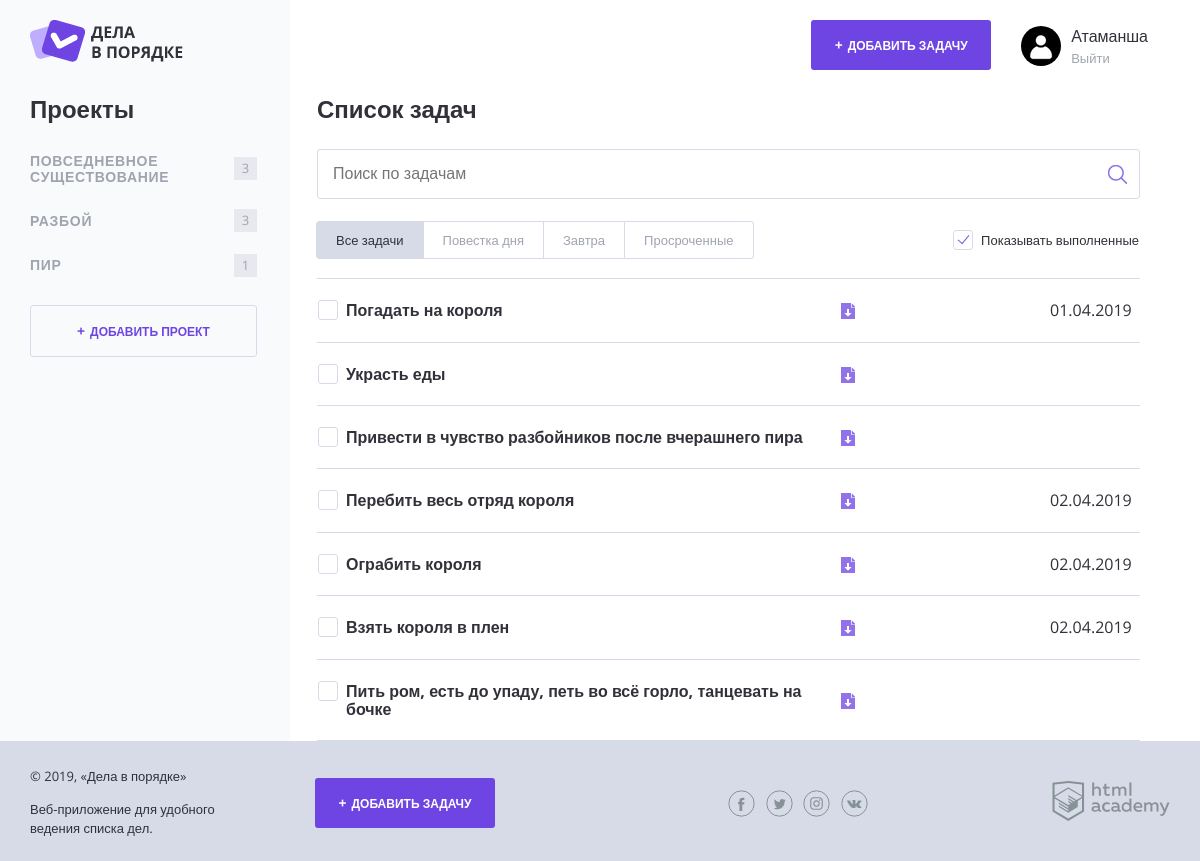
Screenshot of / (signed in) with the database file from the repository.
### tables this page shows
CREATE TABLE categories (
  id INT AUTO_INCREMENT PRIMARY KEY,
  name CHAR(128) NOT NULL,
  user_id INT NOT NULL
);

CREATE TABLE tasks (
  id INT AUTO_INCREMENT PRIMARY KEY,
  user_id INT NOT NULL,
  category_id INT,
  name CHAR(128) NOT NULL,
  created_at TIMESTAMP NULL DEFAULT CURRENT_TIMESTAMP,
  done_at DATE NULL DEFAULT NULL,
  status INT DEFAULT 0,
  expires_at DATE NULL DEFAULT NULL,
  file_path CHAR(128)
);

### functions.php (called while the page is built, shortened)
<?php
function include_template(string $name, array $data): string {
    $name = 'templates/' . $name;
    extract($data);
    require $name;
    $result = ob_get_clean();
    return $result;
}
function countTasks(string $category_name, array $task_list): int {
    $tasks_sum = 0;
    foreach($task_list as $task) {
        if($category_name === $task['categories_name']) {
            $tasks_sum++;
        }
    }
    return $tasks_sum;
}
function isTaskExpired(string $end_date = null): bool {
    if(!$end_date) {
        return false;
    }
    $current_date = time();
    $expiry_date = strtotime($end_date) + 86400;
    $time_to_expiry = floor(($expiry_date - $current_date)/3600);
    return $time_to_expiry <= 48 && $time_to_expiry > 0;
}
function formatDate(string $date = null): string {
    if (null === $date) {
        return '';
    }
    $date = date_create($date);
    return date_format($date, 'd.m.Y');
}

### mysql_helper.php (called while the page is built, shortened)
<?php
function fetchData($link, string $sql): array {
    $result = mysqli_query($link, $sql);
    return mysqli_fetch_all($result, MYSQLI_ASSOC);
}
function getCategories($link, int $user_id): array {
    $sql_cat = "SELECT categories.id, categories.name FROM categories
                JOIN users ON categories.user_id = users.id
                WHERE users.id = $user_id";
    return fetchData($link, $sql_cat);
}
function getTasks($link, int $user_id): array {
    $sql_tasks = "SELECT tasks.name, tasks.created_at, tasks.expires_at, categories.name AS categories_name, status FROM tasks
        JOIN categories ON tasks.category_id = categories.id
        JOIN users ON categories.user_id = users.id
        WHERE users.id = $user_id";
    return fetchData($link, $sql_tasks);
}
function getTasksForCategory($link, int $user_id, int $category_id = null): array
{
    if (null === $category_id) {
        $sql_tasks = "SELECT tasks.id, tasks.name, tasks.created_at, tasks.expires_at, tasks.file_path, categories.name AS categories_name, status FROM tasks
            JOIN categories ON tasks.category_id = categories.id
            JOIN users ON categories.user_id = users.id
            WHERE users.id = $user_id
            ORDER BY tasks.created_at DESC";
    }
    return fetchData($link, $sql_tasks);
}

### templates/index.php (the view, shortened to what this page needs)
<h2 class="content__main-heading">Список задач</h2>
<form class="search-form" action="index.php" method="post">
    <input class="search-form__input" type="text" name="" value="" placeholder="Поиск по задачам">
    <input class="search-form__submit" type="submit" name="" value="Искать">
</form>
<div class="tasks-controls">
    <nav class="tasks-switch">
        <a href="/" class="tasks-switch__item tasks-switch__item--active">Все задачи</a>
        <a href="/" class="tasks-switch__item">Повестка дня</a>
        <a href="/" class="tasks-switch__item">Завтра</a>
        <a href="/" class="tasks-switch__item">Просроченные</a>
    </nav>
    <label class="checkbox">
        <span class="checkbox__text">Показывать выполненные</span>
    </label>
</div>
<table class="tasks">
    <?php foreach($tasks_for_category as $task): ?>
    <?php if(!$task['status']): ?>
    <tr class="tasks__item task <?=isTaskExpired($task['expires_at']) ? 'task--important':''; ?>">
        <td class="task__select">
            <label class="checkbox task__checkbox">
                <span class="checkbox__text"><?=htmlspecialchars($task['name']); ?></span>
            </label>
        </td>
        <td class="task__file">
            <a class="download-link" href="<?= $task['file_path']; ?>"><?= $task['file_path']; ?></a>
        </td>
        <td class="task__date"><?=formatDate($task['expires_at']); ?></td>
    </tr>
    <? endif ?>
    <? endforeach; ?>
</table>

### templates/layout.php (shortened to what this page needs)
<!DOCTYPE html>
<html lang="ru">
<head>
    <link rel="stylesheet" href="css/normalize.css">
    <link rel="stylesheet" href="css/style.css">
    <link rel="stylesheet" href="css/flatpickr.min.css">
</head>
<body class="<?= (!$user && !$isSignInOrRegister) ? 'body-background' :''; ?>">
<div class="page-wrapper">
    <div class="container <?= !$user ? '' : 'container--with-sidebar'; ?>">
        <header class="main-header">
            <a href="/">
                <img src="img/logo.png" width="153" height="42" alt="Логотип Дела в порядке">
            </a>
            <div class="main-header__side">
                <?php if(!$user): ?>
                    <a class="main-header__side-item button button--transparent" href="sign_in.php">Войти</a>
                <?php else: ?>
                <a class="main-header__side-item button button--plus open-modal" href="add.php">Добавить задачу</a>
                <div class="main-header__side-item user-menu">
                    <div class="user-menu__image">
                        <img src="img/user.png" width="40" height="40" alt="Пользователь">
                    </div>
                    <div class="user-menu__data">
                        <p><?=htmlspecialchars($user); ?></p>
                        <a href="/?exit">Выйти</a>
                    </div>
                </div>
                <?php endif; ?>
            </div>
        </header>
        <div class="content">
            <?php if($user): ?>
            <section class="content__side">
                <h2 class="content__side-heading">Проекты</h2>
                <nav class="main-navigation">
                    <ul class="main-navigation__list">
                    <?php foreach($category_list as $category): ?>
                        <li class="main-navigation__list-item">
                            <a class="main-navigation__list-item-link" href="/?category=<?= $category['id']; ?>"><?=htmlspecialchars($category['name']); ?></a>
                            <span class="main-navigation__list-item-count"><?=countTasks(htmlspecialchars($category['name']), $task_list); ?></span>
                        </li>
                    <?php endforeach; ?>
                    </ul>
                </nav>
                <a class="button button--transparent button--plus content__side-button"
                    href="add_project.php">Добавить проект</a>
            </section>
            <?php endif; ?>
            <main class="content__main">
                <?= $content ?>
            </main>
        </div>
    </div>
</div>
<footer class="main-footer">
    <div class="container">
        <div class="main-footer__copyright">
            <p>© 2019, «Дела в порядке»</p>
            <p>Веб-приложение для удобного ведения списка дел.</p>
        </div>
        <?php if($user): ?>
        <a class="main-footer__button button button--plus" href="add.php">Добавить задачу</a>
        <?php endif; ?>
        <div class="main-footer__social social">
            <a class="social__link social__link--facebook" href="#">
            </a>
            <a class="social__link social__link--twitter" href="#">
            </a>
            <a class="social__link social__link--instagram" href="#">
            </a>
            <a class="social__link social__link--vkontakte" href="#">
            </a>
        </div>
        <div class="main-footer__developed-by">
            <a href="https://htmlacademy.ru/intensive/php">
                <img src="img/htmlacademy.svg" alt="HTML Academy" width="118" height="40">
            </a>
        </div>
    </div>
</footer>
</body>
</html>

### index.php (shortened to what this page needs)
<?php
require_once('init.php');
$show_complete_tasks = rand(0, 1);
$user = isset($_SESSION['user']) ? $_SESSION['user'] :'';
$user_id = isset($_SESSION['user_id']) ? $_SESSION['user_id'] : 0;
$category_id = isset($_GET['category']) ? (int)$_GET['category'] : null;
$tasks_for_category = getTasksForCategory($connection, $user_id, $category_id);
$category_list = getCategories($connection, $user_id);
$task_list = getTasks($connection, $user_id);
if(!$user) {
    $content = include_template('guest.php', []);
} else {
    $content = include_template('index.php', [
        'show_complete_tasks'=> $show_complete_tasks,
        'tasks_for_category' => $tasks_for_category
    ]);
}
$layout_content = include_template('layout.php', [
    'content' => $content,
    'page_title' => 'Дела в порядке',
    'isSignInOrRegister' => false,
    'user' => $user,
    'user_id' => $user_id,
    'category_list' => $category_list,
    'task_list' => $task_list
]);
print($layout_content);

### rows the page displays
categories: name "ПОВСЕДНЕВНОЕ СУЩЕСТВОВАНИЕ", name "3"
categories: name "РАЗБОЙ", name "3"
categories: name "ПИР", name "1"
tasks: name "Погадать на короля", expires_at "01.04.2019"
tasks: name "Украсть еды"
tasks: name "Привести в чувство разбойников после вчерашнего пира"
tasks: name "Перебить весь отряд короля", expires_at "02.04.2019"
tasks: name "Ограбить короля", expires_at "02.04.2019"
tasks: name "Взять короля в плен", expires_at "02.04.2019"
tasks: name "Пить ром, есть до упаду, петь во всё горло, танцевать на бочке"

### other values shown
$user "Атаманша"
